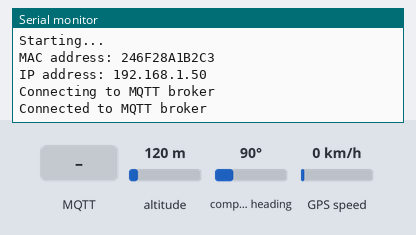
The sketch below on a simulated ESP32. On the bench: the last lines printed to the serial monitor. Inputs (shaded band) come from the test bench; at power-on: altitude 120 m, compass heading 90°, GPS speed 0 km/h. WiFi joins after 1.5 s; servers stay silent unless stated; EEPROM starts erased; the GPS gets a fix after 3 s at 37.7749, -122.4194 with 8 satellites; no MQTT or app messages arrive unless stated.

Above: at 2.7 s.
2.8 s: MQTT message "1" arrives on the first subscribed topic
At 3.2 s:
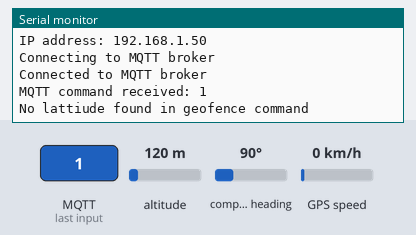
4.3 s: MQTT message "on" arrives on the first subscribed topic
At 5.5 s:
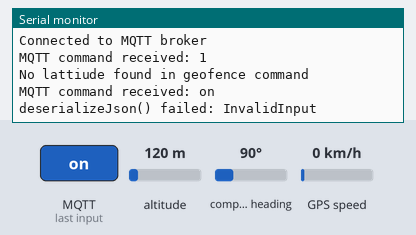
5.8 s: MQTT message "off" arrives on the first subscribed topic
At 6.7 s:
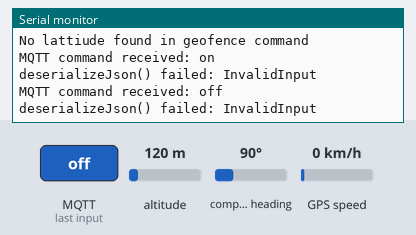

The sketch:

mqtt-gps.ino
```cpp
// (licence header left out)
#include <WiFi.h>
#include <esp_system.h>
#include <DNSServer.h>
#include <WebServer.h>
#include <WiFiManager.h>         // https://github.com/zhouhan0126/WIFIMANAGER-ESP32

#include <ArduinoJson.h>

#include "config.h"
#include "mqttclient.h"
#include "gps.h"

// Wifi manager
WiFiManager wifiManager;
const char wmPassword[] = "panstamp";

// Device MAC address
char deviceMac[16];

// Device ID
char deviceId[32];

/**
 * MQTT client
 */
MQTTCLIENT mqtt(MQTT_BROKER, MQTT_PORT);

/**
 * MQTT topics
 */
char systemTopic[64];
char gnssTopic[64];
char alertTopic[64];
char controlTopic[64];

// Timestamp of last transmission
uint32_t lastTxTime = 0;

// GPs object
GPS gps(GPS_RX_PIN, GPS_TX_PIN);

// Config space
CONFIG config;

// Geofence alert triggered
bool geoFenceAlert = false;

/**
 * Restart board
 */
void restart(void)
{
  Serial.println("Restarting system");

  // Restart ESP
  ESP.restart();
}

/**
 * MQTT packet received
 *
 * @param topic MQTT topic
 * @param MQTT payload
 */
void mqttReceived(char *topic, char *payload)
{
  Serial.print("MQTT command received: ");
  Serial.println(payload);

  // Deserialize JSON object
  DynamicJsonDocument jsonCmd(128);
  DeserializationError error = deserializeJson(jsonCmd, payload);

  if (error)
  {
    Serial.print(F("deserializeJson() failed: "));
    Serial.println(error.c_str());
    return;
  }

  // Pointer to command field
  const char *cmd = jsonCmd["cmd"];

  // Raw command
  if (cmd)
  {
    // Process command
    if (!strcasecmp(cmd, "restart"))
      restart();
  }
  // Geofence
  else
  {
    float lat = jsonCmd["geofence"]["lat"];
    if (!lat)
    {
      Serial.println("No lattiude found in geofence command");
      return;
    }

    float lon = jsonCmd["geofence"]["lon"];
    if (!lon)
    {
      Serial.println("No longitude found in geofence command");
      return;
    }

    uint16_t rad = jsonCmd["geofence"]["rad"];
    if (!rad)
    {
      Serial.println("No radius found in geofence command");
      return;
    }

    Serial.println("New geofence");
    Serial.print("latitude = ");
    Serial.println(lat);
    Serial.print("longitude = ");
    Serial.println(lon);
    Serial.print("radius = ");
    Serial.println(rad);

    // Save new settings
    config.setGeoFence(lat, lon, rad);

    // Pass geofence settings to GPS object
    gps.setGeoFence(lat, lon, rad);

    // Publish new settings
    mqttTransmitSettings();
  }
}

/**
 * Transmit MQTT packet containing settings
 */
void mqttTransmitSettings(void)
{
  // Build JSON packet
  char packet[160];
  sprintf(packet, "{\"geofence\":{\"lat\":%f, \"lon\":%f, \"rad\":%d}}",
          config.getGeoFlatitude(), config.getGeoFlongitude(), config.getGeoFradius());

  // Publish settings
  mqtt.publish(systemTopic, packet);
}

/**
 * Transmit MQTT packet with GNSS data
 */
void mqttTransmitGnss(void)
{
  char json[256];
  gps.getData(json);

  // Publish last GPS readings
  mqtt.publish(gnssTopic, json);
}

/**
 * Arduino setup function
 */
void setup()
{
  Serial.begin(115200);
  Serial.println("Starting...");

  // Get MAC
  uint8_t mac[6];
  WiFi.softAPmacAddress(mac);
  sprintf(deviceMac, "%02X%02X%02X%02X%02X%02X", mac[0], mac[1], mac[2], mac[3], mac[4], mac[5]);

  // Set device ID
  sprintf(deviceId, "%s %s", APP_NAME, deviceMac);

  // Initialize config space
  config.begin();

  // Buind MQTT topics
  sprintf(systemTopic, "%s/%s/system", MQTT_MAIN_TOPIC, deviceMac);
  sprintf(gnssTopic, "%s/%s/gnss", MQTT_MAIN_TOPIC, deviceMac);
  sprintf(alertTopic, "%s/%s/alert", MQTT_MAIN_TOPIC, deviceMac);
  sprintf(controlTopic, "%s/%s/control", MQTT_MAIN_TOPIC, deviceMac);

  // WiFi Manager timeout
  wifiManager.setConfigPortalTimeout(300);

  // WiFi Manager autoconnect
  if (!wifiManager.autoConnect(deviceId))
  {
    Serial.println("failed to connect and hit timeout");
    ESP.restart();
    delay(1000);
  }
  else
  {
    Serial.println("");
    Serial.print("MAC address: ");
    Serial.println(deviceMac);
    Serial.print("IP address: ");
    Serial.println(WiFi.localIP());
  }

  // Subs cribe to control topic
  mqtt.subscribe(controlTopic);
  mqtt.attachInterrupt(mqttReceived);

  // Connect to MQTT server
  Serial.println("Connecting to MQTT broker");
  if (mqtt.begin(deviceMac))
  {
    Serial.println("Connected to MQTT broker");
    mqtt.publish(systemTopic, "connected");
  }

  // Initialize GPS
  gps.begin();

  // Set geofence if valid settigns are available in config space
  if ((config.getGeoFradius() > 0) && config.getGeoFradius() < 0xFFFF)
    gps.setGeoFence(config.getGeoFlatitude(), config.getGeoFlongitude(), config.getGeoFradius());
}

/**
 * Endless loop
 */
void loop()
{
  // Check GPS
  if (gps.run())
  {
    if (gps.checkGeofence())
    {
      if (!geoFenceAlert)
      {
        // Publish alert
        mqtt.publish(alertTopic, "ALERT GEOFENCE");

        geoFenceAlert = true;
      }
    }
    else
      geoFenceAlert = false;
  }

  // Time to transmit periodic reading?
  if (((millis() - lastTxTime) >= TX_INTERVAL))
  {
    lastTxTime = millis();

    // Publish MQTT packet containing GPS data
    mqttTransmitGnss();
  }
  else
    mqtt.handle();
}
```

gps.h
```cpp
// (licence header left out)
#ifndef _GPS_H
#define _GPS_H

#include <Arduino.h>
#include <TinyGPS++.h>

/**
 * Main class
 */
class GPS
{
  private:
    /**
     * Tiny GPS object
     */
    TinyGPSPlus gps;

    /**
     * Serial port
     */
    HardwareSerial gpsSerial;

    /**
     * UART pins
     */
    uint8_t rxPin;
    uint8_t txPin;

    /**
     * Geofence coordinates
     */
    float geoFenceLat;
    float geoFenceLon;

    /**
     * Geofence radius
     */
    uint16_t geoFenceRad;

  public:
    /**
     * Class constructor
     *
     * @param rx : UART RXD pin
     * @param tx : UART TXD pin
     */
    inline GPS(const uint8_t rx, const uint8_t tx) : gpsSerial(1)
    {
      rxPin = rx;
      txPin = tx;

      geoFenceLat = 0;
      geoFenceLon = 0;
      geoFenceRad = 0;
    }

    /**
     * Initialize GPS interface
     */
    inline void begin(void)
    {
      gpsSerial.begin(9600, SERIAL_8N1, txPin, rxPin);
    }

    /**
     * Process GPS data
     *
     * @return true in case of valid GPS data received
     */
    inline bool run(void)
    {
      bool available = false;

      while (gpsSerial.available())
      {
        gps.encode(gpsSerial.read());
        available = true;
      }

      if (gps.date.month() == 0)
        return false;

      return available;
    }

    /**
     * Get latitude
     *
     * @return latitude
     */
    inline float getLatitude(void)
    {
      return gps.location.lat();
    }

    /**
     * Get latitude
     *
     * @return longitude
     */
    inline float getLongitude(void)
    {
      return gps.location.lng();
    }

    /**
     * Get time and location data in arJSONray format
     *
     * @param json date/time/location json buffer
     */
    inline void getData(char *json)
    {
      sprintf(json, "{\"timestamp\": \"%04d-%02d-%02dT%02d:%02d:%02d\", \"coordinates\": [%f, %f, %f]}",
        gps.date.year(), gps.date.month(), gps.date.day(),
        gps.time.hour(), gps.time.minute(), gps.time.second(),
        gps.location.lat(), gps.location.lng(), gps.altitude.meters()
      );
    }

    /**
     * Set geofence settings
     *
     * @param lat : lattiude of geofence center
     * @param lon : longitude of geofence center
     * @param rad : radius of geofence in meters
     */
    inline void setGeoFence(float lat, float lon, uint16_t rad)
    {
      geoFenceLat = lat;
      geoFenceLon = lon;
      geoFenceRad = rad;
    }

    /**
     * Check geofence against current position
     *
     * @return true in case of current position within geofence. Return false otherwise
     */
    inline bool checkGeofence(void)
    {
      double distance = gps.distanceBetween(geoFenceLat, geoFenceLon, gps.location.lat(), gps.location.lng());

      // Within geofence?
      if (distance < geoFenceRad)
        return true;

      return false;
    }

};

#endif
```

mqttclient.cpp
```cpp
// (licence header left out)
#include "mqttclient.h"

/**
 * Pointer to custom subscription function
 */
void (*subscriptionFunct)(char *topic, char *payload) = NULL;

/**
 * mqttReceive
 *
 * Function called whenever a MQTT packet is received
 *
 * @param topic MQTT topic
 * @param payload message
 * @param len message length
 */
void mqttReceive(char* topic, uint8_t* payload, unsigned int len)
{
  if (subscriptionFunct != NULL)
  {
    payload[len] = 0;
    subscriptionFunct(topic, (char*)payload);
  }
}

/**
 * begin
 *
 * Start client
 *
 * @param id : client ID
 *
 * @return True in case of connection success
 */
bool MQTTCLIENT::begin(char *id)
{
  strcpy(clientId, id);

  // Connect to MQTT broker
  client.setServer(broker, port);

  if (subscriptionFunct != NULL)
  {
    // Call this function whenever a MQTT message is received
    client.setCallback(mqttReceive);
  }

  // Handle connection
  return handle();
}

/**
 * attachInterrupt
 *
 * Declare custom ISR, to be called whenever a MQTT packet is received
 *
 * @param funct pointer to the custom function
 */
void MQTTCLIENT::attachInterrupt(void (*funct)(char*, char*))
{
  subscriptionFunct = funct;
}
```

mqttclient.h
```cpp
// (licence header left out)
#ifndef _MQTT_CLIENT_H
#define _MQTT_CLIENT_H

#ifdef ESP32
#include <WiFi.h>
#else
#include <WiFiClient.h>
#endif
#include <PubSubClient.h>

#define  MQTT_TOPIC_LENGTH    64  // Max topic length
#define  LED_PIN              2

enum MQTT_EVENT
{
  MQTT_EVENT_NONE = 0,
  MQTT_EVENT_TIMEOUT,
  MQTT_EVENT_CONENCTED
};

/**
 * MQTTCLIENT
 */
class MQTTCLIENT
{
  private:
    /**
     * Wifi client
     */
    WiFiClient espClient;

    /**
     * MQTT client
     */
    PubSubClient client;

    /**
     * MQTT broker
     */
    char broker[64];

    /**
     * MQTT port
     */
    uint16_t port;

    /**
     * MQTT client ID
     */
    char clientId[32];

    /**
     * Subscription topic
     */
    char subscriptionTopic[MQTT_TOPIC_LENGTH];

    /**
     * Reconnect to MQTT broker
     *
     * @return event code
     */
    inline MQTT_EVENT reconnect(void)
    {
      uint8_t tries = 6;

      // Loop until we're reconnected
      while (!client.connected())
      {
        // Attempt to connect
        if (client.connect(clientId)) // Anonymous connection to broker
        //if (client.connect(deviceId, mqtt_user, mqtt_password)) // Authenticated connection with broker
        {
          // Subscribe to the main topic
          client.subscribe(subscriptionTopic);

          return MQTT_EVENT_CONENCTED;
        }
        else
        {
          if (tries-- == 0)
            return MQTT_EVENT_TIMEOUT;

          // Wait 5 seconds before retrying
          digitalWrite(LED_PIN, HIGH);
          delay(2500);
          digitalWrite(LED_PIN, LOW);
          delay(2500);
        }
      }

      return MQTT_EVENT_NONE;
    }

  public:
    /**
     * Class constructor
     *
     * @param mqttBroker : MQTT broker URL
     * @param mqttPort : MQTT port
     */
    inline MQTTCLIENT(const char *mqttBroker, const uint16_t mqttPort=1883) : client(espClient)
    {
      strcpy(broker, mqttBroker);
      port = mqttPort;
    }

    /**
     * begin
     *
     * Start client
     *
     * @param id : client ID
     *
     * @return True in case of connection success
     */
    bool begin(char *id);

    /**
     * attachInterrupt
     *
     * Declare custom ISR, to be called whenever a MQTT packet is received
     *
     * @param funct pointer to the custom function
     */
    void attachInterrupt(void (*funct)(char*, char*));

    /**
     * subscribe
     *
     * Subscribe to topic
     *
     * @param topic : MQTT subscription topic
     */
    inline void subscribe(char *topic)
    {
      strcpy(subscriptionTopic, topic);
    }

    /**
     * handle
     *
     * Handle MQTT client connectivity
     *
     * @return event code
     */
    inline MQTT_EVENT handle(void)
    {
      MQTT_EVENT ret = MQTT_EVENT_NONE;

      if (!client.connected())
        ret = reconnect();

      client.loop();

      return ret;
    }

    /**
     * publish
     *
     * Publish MQTT message
     *
     * @param topic : MQTT topic
     * @param payload : MQTT payload
     */
    void publish(char *topic, char *payload)
    {
      // Publish MQTT message
      client.publish(topic, payload);
    }
};

#endif
```

config.h
```cpp
// (licence header left out)
#include <EEPROM.h>

/**
 * Application name
 */
const char APP_NAME[] = "mqtt-gps";

/**
 * Transmission interval (msec)
 */
const uint32_t TX_INTERVAL = 30000;

/**
 * MQTT broker settings
 */
const char MQTT_BROKER[] = "broker_ip_addr";
const uint16_t MQTT_PORT = 1883;
const char MQTT_USERNAME[] = "";
const char MQTT_PASSWORD[] =  "";

const char MQTT_MAIN_TOPIC[] = "mqtt-gps";

/**
 * GPS pins
 */
const uint8_t GPS_TX_PIN = 34;
const uint8_t GPS_RX_PIN = 12;

/**
 * Custom EEPROM addresses
 */
#define EEPROM_CENTER_LAT_ADDR  0
#define EEPROM_CENTER_LAT_SIZE  4
#define EEPROM_CENTER_LON_ADDR  EEPROM_CENTER_LAT_ADDR + EEPROM_CENTER_LAT_SIZE
#define EEPROM_CENTER_LON_SIZE  4
#define EEPROM_RADIUS_ADDR      EEPROM_CENTER_LON_ADDR + EEPROM_CENTER_LON_SIZE
#define EEPROM_RADIUS_SIZE      2
#define EEPROM_SIZE             EEPROM_CENTER_LAT_SIZE + EEPROM_CENTER_LON_SIZE + EEPROM_RADIUS_SIZE

/**
 * COORD data type
 */
typedef union COORD
{
  float f;
  uint8_t bytes[4];
};

/**
 * CENTER data type
 */
typedef struct CENTER
{
  COORD lat;
  COORD lon;
};

/**
 * Custom parameters to be saved in non-volatile space
 */
class CONFIG
{
  private:
    /**
     * Coordinates (lat, lon) of geofence center
     */
    CENTER center;

    /**
     * Radius of geofence circle in meters
     */
    uint16_t radius;

    /**
     * Read settings from non-volatile space
     */
    inline uint8_t read(void)
    {
      // Read latitude of geofence center
      for(uint8_t i=0 ; i<EEPROM_CENTER_LAT_SIZE ; i++)
        center.lat.bytes[i] = EEPROM.read(i + EEPROM_CENTER_LAT_ADDR);

      // Read longitude of geofence center
      for(uint8_t i=0 ; i<EEPROM_CENTER_LON_SIZE ; i++)
        center.lon.bytes[i] = EEPROM.read(i + EEPROM_CENTER_LON_ADDR);

      // Read radius
      radius = 0;
      for(uint8_t i=0 ; i<EEPROM_RADIUS_SIZE ; i++)
      {
        radius <<= 8;
        radius = EEPROM.read(i + EEPROM_RADIUS_ADDR);
      }
    }

    /**
     * Save settings into non-volatile space
     */
    inline void save(void)
    {
      // Save latitude of geofence center
      for(uint8_t i=0 ; i<EEPROM_CENTER_LAT_SIZE ; i++)
        EEPROM.write(i + EEPROM_CENTER_LAT_ADDR, center.lat.bytes[i]);

      // Save longitude of geofence center
      for(uint8_t i=0 ; i<EEPROM_CENTER_LON_SIZE ; i++)
        EEPROM.write(i + EEPROM_CENTER_LON_ADDR, center.lon.bytes[i]);

      // Save radius of geofence
      for(uint8_t i=0 ; i<EEPROM_RADIUS_SIZE ; i++)
      {
        uint8_t b = radius >> (8 * (EEPROM_RADIUS_SIZE - i -1));
        EEPROM.write(i + EEPROM_RADIUS_ADDR, b);
      }

      EEPROM.commit();
    }

  public:
    /**
     * Initialize config space
     */
    inline void begin(void)
    {
      EEPROM.begin(EEPROM_SIZE);
      read();
    }

    /**
     * Set geofence settings
     *
     * @param lat : latitude of the new center of the geofence circle
     * @param lon : longitude of the new center of the geofence circle
     * @param rad : new radius of the geofence circle
     */
    inline void setGeoFence(float lat, float lon, uint16_t rad)
    {
      center.lat.f = lat;
      center.lon.f = lon;
      radius = rad;
    }

    /**
     * Get lattiude of geofence center
     *
     * @return latitude
     */
    inline float getGeoFlatitude(void)
    {
      return center.lat.f;
    }

    /**
     * Get longitude of geofence center
     *
     * @return longitude
     */
    inline float getGeoFlongitude(void)
    {
      return center.lon.f;
    }

    /**
     * Get lattiude of geofence center
     *
     * @return radius in meters
     */
    inline uint16_t getGeoFradius(void)
    {
      return radius;
    }
};
```

Measured:
- after the input at 2.8 s, the serial monitor: prints a new line at once (image 1)
- after the input at 4.3 s, the serial monitor: prints a new line at once (image 2)
- after the input at 5.8 s, the serial monitor: prints a new line at once (image 3)
